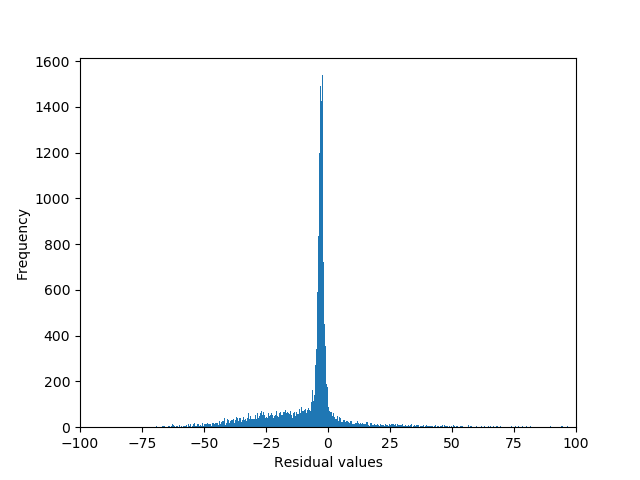

Here is the Python script that generated this plot:
#!/usr/bin/env python3

"""Usage: ./residuals.py <t_data.ctab> <H3K4me1_tab> <H3K4me3_tab> <H3K9me3_tab>""" #outtab is a file with histone data

import sys
import numpy as np
import pandas as pd
import matplotlib.pyplot as plt
import statsmodels.api as sm
import scipy

ctab = pd.read_csv(sys.argv[1], sep="\t", index_col = "t_name")
H3K4me1_tab = pd.read_csv(sys.argv[2], sep="\t", header=None, names=["t_name", "size", "covered", "sum", "mean0", "mean"],index_col = "t_name")
H3K4me3_tab = pd.read_csv(sys.argv[3], sep="\t", header=None, names=["t_name", "size", "covered", "sum", "mean0", "mean"], index_col = "t_name")
H3K9me3_tab = pd.read_csv(sys.argv[4], sep="\t", header=None, names=["t_name", "size", "covered", "sum", "mean0", "mean"], index_col = "t_name")

df = pd.DataFrame(ctab['FPKM'])
df["H3K4me1"] = H3K4me1_tab["mean"]
df["H3K4me3"] = H3K4me3_tab["mean"]
df["H3K9me3"] = H3K9me3_tab["mean"]

model = sm.formula.ols(formula="FPKM ~ H3K4me1 + H3K4me3 + H3K9me3", data= df)
ols_results = model.fit()

print(ols_results.summary())
print(ols_results.resid)

fig, ax = plt.subplots()
ax.hist(ols_results.resid, bins=1000, range=(-100,100))
ax.set_xlim((-100,100))
plt.xlabel("Residual values")
plt.ylabel("Frequency")
fig.savefig("residuals.png")
plt.close(fig)